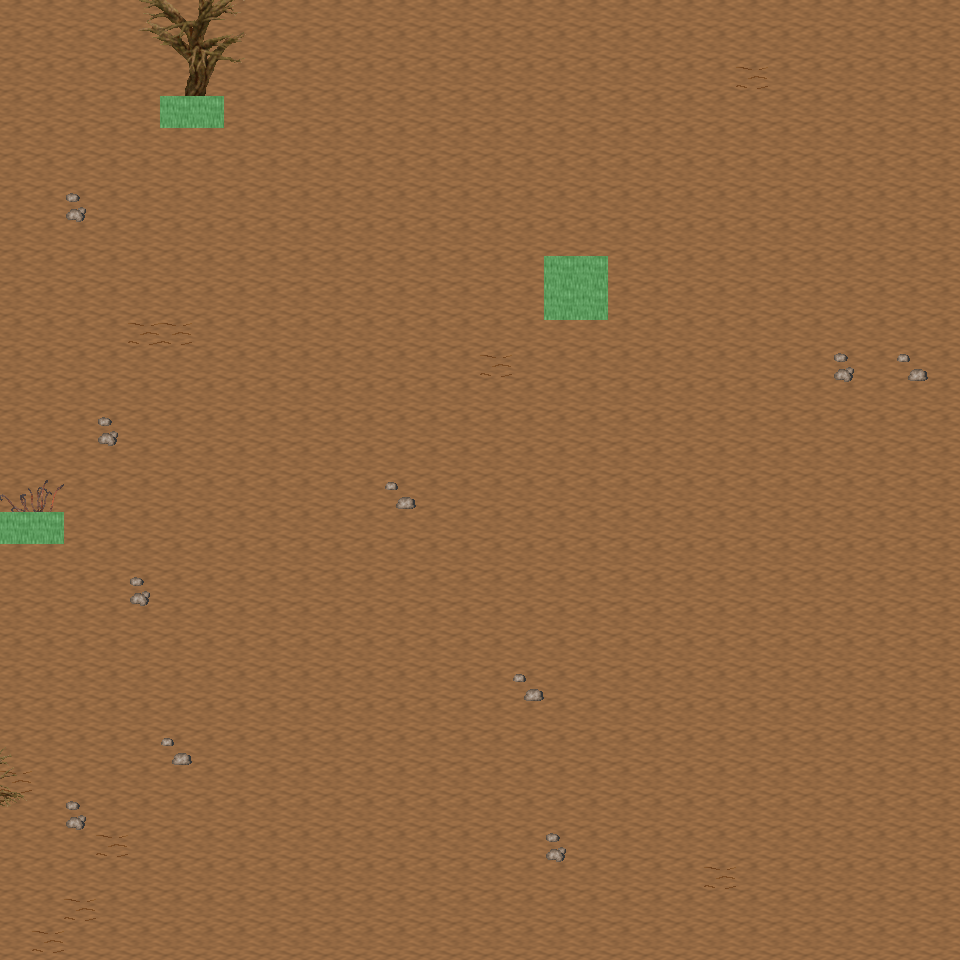

This is a level from a 2D game, rendered from its Tiled map with the project's own tilesets. A one-line summary and the map file follow, with tile-layer data summarised:
An orthogonal 30x30 tile map with 32x32 px tiles, 6 tile layers (Ground, Object, Object2, Above, ...), 29 tilesets and 4 objects (4x mapExit).

<map version="1.0" orientation="orthogonal" renderorder="right-down" width="30" height="30" tilewidth="32" tileheight="32" nextobjectid="5">
  <tileset firstgid="1" name="tileset_ground_ground" tilewidth="32" tileheight="32" tilecount="33" columns="3">
    <image source="../drawable/tileset_ground_ground.png" width="96" height="352" />
  </tileset>
  <tileset firstgid="34" name="tileset_ground_ridge_earth_dark" tilewidth="32" tileheight="32" tilecount="96" columns="12">
    <image source="../drawable/tileset_ground_ridge_earth_dark.png" width="384" height="256" />
  </tileset>
  <tileset firstgid="130" name="tileset_ground_rock_pebbles" tilewidth="32" tileheight="32" tilecount="3" columns="1">
    <image source="../drawable/tileset_ground_rock_pebbles.png" width="32" height="96" />
  </tileset>
  <tileset firstgid="133" name="tileset_ground_ladder_steps" tilewidth="32" tileheight="32" tilecount="6" columns="3">
    <image source="../drawable/tileset_ground_ladder_steps.png" width="96" height="64" />
  </tileset>
  <tileset firstgid="139" name="tileset_ground_grass_edges" tilewidth="32" tileheight="32" tilecount="36" columns="12">
    <image source="../drawable/tileset_ground_grass_edges.png" width="384" height="96" />
  </tileset>
  <tileset firstgid="175" name="tileset_ground_grass_corners" tilewidth="32" tileheight="32" tilecount="24" columns="6">
    <image source="../drawable/tileset_ground_grass_corners.png" width="192" height="128" />
  </tileset>
  <tileset firstgid="199" name="tileset_ground_earth_edges" tilewidth="32" tileheight="32" tilecount="18" columns="6">
    <image source="../drawable/tileset_ground_earth_edges.png" width="192" height="96" />
  </tileset>
  <tileset firstgid="217" name="tileset_plant_flower_daisy_white" tilewidth="32" tileheight="32" tilecount="8" columns="2">
    <image source="../drawable/tileset_plant_flower_daisy_white.png" width="64" height="128" />
  </tileset>
  <tileset firstgid="225" name="tileset_item_corpse_huge_animal" tilewidth="32" tileheight="32" tilecount="16" columns="2">
    <image source="../drawable/tileset_item_corpse_huge_animal.png" width="64" height="256" />
  </tileset>
  <tileset firstgid="241" name="tileset_plant_grasses" tilewidth="32" tileheight="32" tilecount="6" columns="3">
    <image source="../drawable/tileset_plant_grasses.png" width="96" height="64" />
  </tileset>
  <tileset firstgid="247" name="tileset_plant_flower_daisy_blue" tilewidth="32" tileheight="32" tilecount="8" columns="2">
    <image source="../drawable/tileset_plant_flower_daisy_blue.png" width="64" height="128" />
  </tileset>
  <tileset firstgid="255" name="tileset_plant_flower_daisy_yellow" tilewidth="32" tileheight="32" tilecount="8" columns="2">
    <image source="../drawable/tileset_plant_flower_daisy_yellow.png" width="64" height="128" />
  </tileset>
  <tileset firstgid="263" name="tileset_plant_flower_daisy_red" tilewidth="32" tileheight="32" tilecount="8" columns="2">
    <image source="../drawable/tileset_plant_flower_daisy_red.png" width="64" height="128" />
  </tileset>
  <tileset firstgid="271" name="tileset_plant_bush_bushes" tilewidth="32" tileheight="32" tilecount="10" columns="5">
    <image source="../drawable/tileset_plant_bush_bushes.png" width="160" height="64" />
  </tileset>
  <tileset firstgid="281" name="tileset_plant_stump_stump_brown" tilewidth="32" tileheight="32" tilecount="4" columns="2">
    <image source="../drawable/tileset_plant_stump_stump_brown.png" width="64" height="64" />
  </tileset>
  <tileset firstgid="285" name="tileset_logic_creature_orc" tilewidth="32" tileheight="32" tilecount="6" columns="6">
    <image source="../drawable/tileset_logic_creature_orc.png" width="192" height="32" />
  </tileset>
  <tileset firstgid="291" name="tileset_logic_creature_gnome" tilewidth="32" tileheight="32" tilecount="6" columns="6">
    <image source="../drawable/tileset_logic_creature_gnome.png" width="192" height="32" />
  </tileset>
  <tileset firstgid="297" name="tileset_logic_portal" tilewidth="32" tileheight="32" tilecount="24" columns="8">
    <image source="../drawable/tileset_logic_portal.png" width="256" height="96" />
  </tileset>
  <tileset firstgid="321" name="tileset_logic_creature_animal" tilewidth="32" tileheight="32" tilecount="32" columns="8">
    <image source="../drawable/tileset_logic_creature_animal.png" width="256" height="128" />
  </tileset>
  <tileset firstgid="353" name="tileset_logic_collision" tilewidth="32" tileheight="32" tilecount="1" columns="1">
    <image source="../drawable/tileset_logic_collision.png" width="32" height="32" />
  </tileset>
  <tileset firstgid="354" name="tileset_plant_tree_dead_tree_5" tilewidth="32" tileheight="32" tilecount="20" columns="4">
    <image source="../drawable/tileset_plant_tree_dead_tree_5.png" width="128" height="160" />
  </tileset>
  <tileset firstgid="374" name="tileset_plant_tree_dead_tree_6" tilewidth="32" tileheight="32" tilecount="20" columns="4">
    <image source="../drawable/tileset_plant_tree_dead_tree_6.png" width="128" height="160" />
  </tileset>
  <tileset firstgid="394" name="tileset_plant_tree_dead_tree_7" tilewidth="32" tileheight="32" tilecount="20" columns="4">
    <image source="../drawable/tileset_plant_tree_dead_tree_7.png" width="128" height="160" />
  </tileset>
  <tileset firstgid="414" name="tileset_plant_bush_large_dead" tilewidth="32" tileheight="32" tilecount="2" columns="1">
    <image source="../drawable/tileset_plant_bush_large_dead.png" width="32" height="64" />
  </tileset>
  <tileset firstgid="416" name="tileset_plant_bush_large_wide_dead" tilewidth="32" tileheight="32" tilecount="4" columns="2">
    <image source="../drawable/tileset_plant_bush_large_wide_dead.png" width="64" height="64" />
  </tileset>
  <tileset firstgid="420" name="tileset_plant_grasses_wildland" tilewidth="32" tileheight="32" tilecount="4" columns="4">
    <image source="../drawable/tileset_plant_grasses_wildland.png" width="128" height="32" />
  </tileset>
  <tileset firstgid="424" name="tileset_object_skullsonspikes_l" tilewidth="32" tileheight="32" tilecount="12" columns="4">
    <image source="../drawable/tileset_object_skullsonspikes_l.png" width="128" height="96" />
  </tileset>
  <tileset firstgid="436" name="tileset_object_skullsonspikes_r" tilewidth="32" tileheight="32" tilecount="12" columns="4">
    <image source="../drawable/tileset_object_skullsonspikes_r.png" width="128" height="96" />
  </tileset>
  <tileset firstgid="448" name="tileset_logic_item_herb" tilewidth="32" tileheight="32" tilecount="5" columns="5">
    <image source="../drawable/tileset_logic_item_herb.png" width="160" height="32" />
  </tileset>
  <layer name="Ground" width="30" height="30">
    <data>[900 cells, 900 non-empty, 1 distinct tile ids]</data>
  </layer>
  <layer name="Object" width="30" height="30">
    <data>[900 cells, 7 non-empty, 4 distinct tile ids]</data>
  </layer>
  <layer name="Object2" width="30" height="30">
    <data>[900 cells, 20 non-empty, 9 distinct tile ids]</data>
  </layer>
  <layer name="Above" width="30" height="30">
    <data>[900 cells, 15 non-empty, 15 distinct tile ids]</data>
  </layer>
  <layer name="Above2" width="30" height="30">
    <data>[900 cells, 0 non-empty, 0 distinct tile ids]</data>
  </layer>
  <layer name="Walkable" width="30" height="30">
    <data>[900 cells, 8 non-empty, 1 distinct tile ids]</data>
  </layer>
  <objectgroup name="MapEvents">
    <object id="1" name="north" type="mapExit" x="0" y="0" width="960" height="32">
      <properties>
        <property name="map" value="level_0_x89_y59" />
        <property name="x" value="0" />
        <property name="y" value="28" />
      </properties>
    </object>
    </objectgroup>
</map>
<!-- 3 of 4 objects omitted -->
